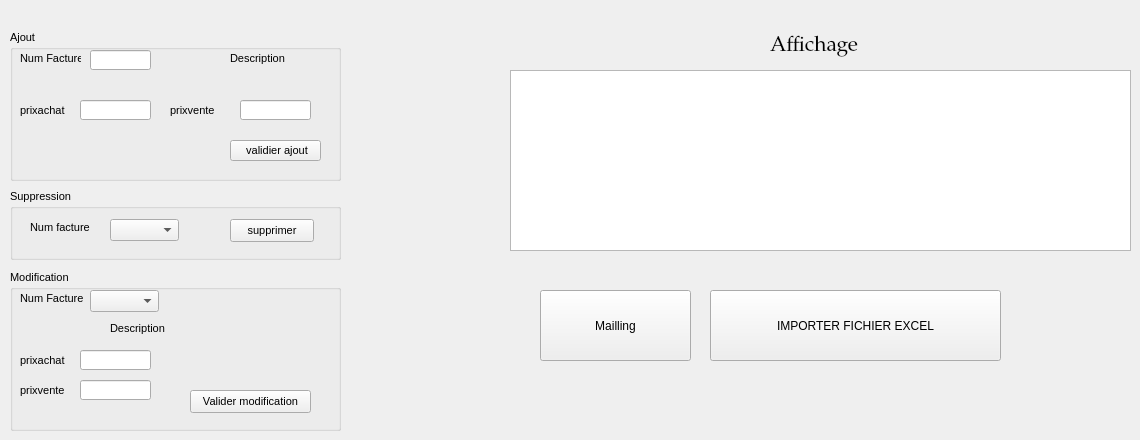
         <widget class="QWidget" name="tab_7">
          <attribute name="title">
           <string>Facture</string>
          </attribute>
          <widget class="QPushButton" name="pushButton_4">
           <property name="geometry">
            <rect>
             <x>540</x>
             <y>290</y>
             <width>151</width>
             <height>71</height>
            </rect>
           </property>
           <property name="text">
            <string>Mailling</string>
           </property>
          </widget>
          <widget class="QGroupBox" name="groupBox_7">
           <property name="geometry">
            <rect>
             <x>10</x>
             <y>270</y>
             <width>331</width>
             <height>161</height>
            </rect>
           </property>
           <property name="font">
            <font>
             <family>MS Shell Dlg 2</family>
             <pointsize>8</pointsize>
             <weight>50</weight>
             <italic>false</italic>
             <bold>false</bold>
            </font>
           </property>
           <property name="styleSheet">
            <string notr="true">font: 8pt &quot;MS Shell Dlg 2&quot;;</string>
           </property>
           <property name="title">
            <string>Modification</string>
           </property>
           <widget class="QLabel" name="label_27">
            <property name="geometry">
             <rect>
              <x>10</x>
              <y>20</y>
              <width>71</width>
              <height>16</height>
             </rect>
            </property>
            <property name="text">
             <string>Num Facture</string>
            </property>
           </widget>
           <widget class="QComboBox" name="comboBox_3">
            <property name="geometry">
             <rect>
              <x>80</x>
              <y>20</y>
              <width>69</width>
              <height>22</height>
             </rect>
            </property>
           </widget>
           <widget class="QLabel" name="label_31">
            <property name="geometry">
             <rect>
              <x>100</x>
              <y>50</y>
              <width>71</width>
              <height>16</height>
             </rect>
            </property>
            <property name="text">
             <string>Description</string>
            </property>
           </widget>
           <widget class="QLabel" name="label_57">
            <property name="geometry">
             <rect>
              <x>10</x>
              <y>80</y>
              <width>81</width>
              <height>20</height>
             </rect>
            </property>
            <property name="text">
             <string>prixachat</string>
            </property>
           </widget>
           <widget class="QLineEdit" name="PrixachatModpr_2">
            <property name="geometry">
             <rect>
              <x>70</x>
              <y>80</y>
              <width>71</width>
              <height>20</height>
             </rect>
            </property>
            <property name="text">
             <string/>
            </property>
           </widget>
           <widget class="QLabel" name="label_59">
            <property name="geometry">
             <rect>
              <x>10</x>
              <y>110</y>
              <width>81</width>
              <height>20</height>
             </rect>
            </property>
            <property name="text">
             <string>prixvente</string>
            </property>
           </widget>
           <widget class="QLineEdit" name="PrixventeModfac_2">
            <property name="geometry">
             <rect>
              <x>70</x>
              <y>110</y>
              <width>71</width>
              <height>20</height>
             </rect>
            </property>
            <property name="text">
             <string/>
            </property>
           </widget>
           <widget class="QPushButton" name="ModiFacture_2">
            <property name="geometry">
             <rect>
              <x>180</x>
              <y>120</y>
              <width>121</width>
              <height>23</height>
             </rect>
            </property>
            <property name="font">
             <font>
              <family>MS Shell Dlg 2</family>
              <pointsize>8</pointsize>
              <weight>50</weight>
              <italic>false</italic>
              <bold>false</bold>
             </font>
            </property>
            <property name="styleSheet">
             <string notr="true">QPushButton::hover
{
	background-color: qlineargradient(spread:pad, x1:0, y1:0.511, x2:1, y2:0.511, stop:0 rgba(0, 207, 179, 255),stop:1 rgb(108, 135, 255));

}</string>
            </property>
            <property name="text">
             <string>Valider modification</string>
            </property>
           </widget>
          </widget>
          <widget class="QGroupBox" name="groupBox_3">
           <property name="geometry">
            <rect>
             <x>10</x>
             <y>30</y>
             <width>331</width>
             <height>151</height>
            </rect>
           </property>
           <property name="font">
            <font>
             <family>MS Shell Dlg 2</family>
             <pointsize>8</pointsize>
             <weight>50</weight>
             <italic>false</italic>
             <bold>false</bold>
            </font>
           </property>
           <property name="styleSheet">
            <string notr="true">font: 8pt &quot;MS Shell Dlg 2&quot;;</string>
           </property>
           <property name="title">
            <string>Ajout</string>
           </property>
           <widget class="QLineEdit" name="NumFacAj_2">
            <property name="geometry">
             <rect>
              <x>80</x>
              <y>20</y>
              <width>61</width>
              <height>20</height>
             </rect>
            </property>
            <property name="text">
             <string/>
            </property>
           </widget>
           <widget class="QLabel" name="label_32">
            <property name="geometry">
             <rect>
              <x>220</x>
              <y>20</y>
              <width>71</width>
              <height>16</height>
             </rect>
            </property>
            <property name="text">
             <string>Description</string>
            </property>
           </widget>
           <widget class="QLabel" name="label_54">
            <property name="geometry">
             <rect>
              <x>10</x>
              <y>70</y>
              <width>81</width>
              <height>20</height>
             </rect>
            </property>
            <property name="text">
             <string>prixachat</string>
            </property>
           </widget>
           <widget class="QPushButton" name="ajoutFacture_2">
            <property name="geometry">
             <rect>
              <x>220</x>
              <y>110</y>
              <width>91</width>
              <height>21</height>
             </rect>
            </property>
            <property name="font">
             <font>
              <family>MS Shell Dlg 2</family>
              <pointsize>8</pointsize>
              <weight>50</weight>
              <italic>false</italic>
              <bold>false</bold>
             </font>
            </property>
            <property name="styleSheet">
             <string notr="true">QPushButton::hover
{
	background-color: qlineargradient(spread:pad, x1:0, y1:0.511, x2:1, y2:0.511, stop:0 rgba(0, 207, 179, 255),stop:1 rgb(108, 135, 255));

}</string>
            </property>
            <property name="text">
             <string> validier ajout</string>
            </property>
           </widget>
           <widget class="QLineEdit" name="PrixVenteFacAj_2">
            <property name="geometry">
             <rect>
              <x>230</x>
              <y>70</y>
              <width>71</width>
              <height>20</height>
             </rect>
            </property>
            <property name="text">
             <string/>
            </property>
           </widget>
           <widget class="QLabel" name="label_33">
            <property name="geometry">
             <rect>
              <x>10</x>
              <y>20</y>
              <width>61</width>
              <height>16</height>
             </rect>
            </property>
            <property name="text">
             <string>Num Facture</string>
            </property>
           </widget>
           <widget class="QLineEdit" name="PrixachatAj_2">
            <property name="geometry">
             <rect>
              <x>70</x>
              <y>70</y>
              <width>71</width>
              <height>20</height>
             </rect>
            </property>
            <property name="text">
             <string/>
            </property>
           </widget>
           <widget class="QLabel" name="label_55">
            <property name="geometry">
             <rect>
              <x>160</x>
              <y>70</y>
              <width>51</width>
              <height>20</height>
             </rect>
            </property>
            <property name="text">
             <string>prixvente</string>
            </property>
           </widget>
          </widget>
          <widget class="QTableView" name="tableView_3">
           <property name="geometry">
            <rect>
             <x>510</x>
             <y>70</y>
             <width>621</width>
             <height>181</height>
            </rect>
           </property>
           <property name="styleSheet">
            <string notr="true">font: 9pt &quot;Rockwell&quot;;</string>
           </property>
          </widget>
          <widget class="QLabel" name="label_34">
           <property name="geometry">
            <rect>
             <x>770</x>
             <y>30</y>
             <width>141</width>
             <height>31</height>
            </rect>
           </property>
           <property name="font">
            <font>
             <family>Palatino Linotype</family>
             <pointsize>16</pointsize>
             <weight>50</weight>
             <italic>false</italic>
             <bold>false</bold>
            </font>
           </property>
           <property name="text">
            <string>Affichage</string>
           </property>
          </widget>
          <widget class="QGroupBox" name="groupBox_9">
           <property name="geometry">
            <rect>
             <x>10</x>
             <y>189</y>
             <width>331</width>
             <height>71</height>
            </rect>
           </property>
           <property name="font">
            <font>
             <family>MS Shell Dlg 2</family>
             <pointsize>8</pointsize>
             <weight>50</weight>
             <italic>false</italic>
             <bold>false</bold>
            </font>
           </property>
           <property name="styleSheet">
            <string notr="true">font: 8pt &quot;MS Shell Dlg 2&quot;;</string>
           </property>
           <property name="title">
            <string>Suppression</string>
           </property>
           <widget class="QLabel" name="label_35">
            <property name="geometry">
             <rect>
              <x>20</x>
              <y>30</y>
              <width>81</width>
              <height>16</height>
             </rect>
            </property>
            <property name="text">
             <string>Num facture</string>
            </property>
           </widget>
           <widget class="QComboBox" name="comboBox_5">
            <property name="geometry">
             <rect>
              <x>100</x>
              <y>30</y>
              <width>69</width>
              <height>22</height>
             </rect>
            </property>
           </widget>
           <widget class="QPushButton" name="SuppFacture_2">
            <property name="geometry">
             <rect>
              <x>220</x>
              <y>30</y>
              <width>84</width>
              <height>23</height>
             </rect>
            </property>
            <property name="font">
             <font>
              <family>MS Shell Dlg 2</family>
              <pointsize>8</pointsize>
              <weight>50</weight>
              <italic>false</italic>
              <bold>false</bold>
             </font>
            </property>
            <property name="styleSheet">
             <string notr="true">QPushButton::hover
{
	background-color: qlineargradient(spread:pad, x1:0, y1:0.511, x2:1, y2:0.511, stop:0 rgba(0, 207, 179, 255),stop:1 rgb(108, 135, 255));

}</string>
            </property>
            <property name="text">
             <string>supprimer</string>
            </property>
           </widget>
          </widget>
          <widget class="QPushButton" name="pushButton_5">
           <property name="geometry">
            <rect>
             <x>710</x>
             <y>290</y>
             <width>291</width>
             <height>71</height>
            </rect>
           </property>
           <property name="text">
            <string>IMPORTER FICHIER EXCEL</string>
           </property>
          </widget>
         </widget>
